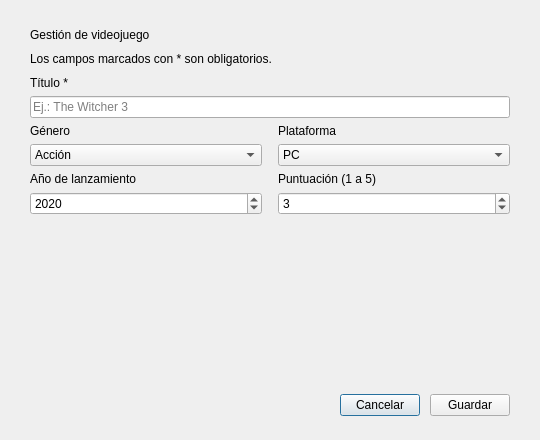
<?xml version="1.0" encoding="UTF-8"?>
<ui version="4.0">
 <class>Dialog</class>
 <widget class="QDialog" name="Dialog">
  <property name="geometry"><rect><x>0</x><y>0</y><width>540</width><height>440</height></rect></property>
  <property name="minimumSize"><size><width>480</width><height>420</height></size></property>
  <property name="windowTitle"><string>Videojuego</string></property>
  <layout class="QVBoxLayout" name="verticalLayout">
   <property name="spacing"><number>10</number></property>
   <property name="leftMargin"><number>30</number></property>
   <property name="topMargin"><number>28</number></property>
   <property name="rightMargin"><number>30</number></property>
   <property name="bottomMargin"><number>24</number></property>
   <item>
    <widget class="QLabel" name="lblTituloForm">
     <property name="text"><string>Gestión de videojuego</string></property>
    </widget>
   </item>
   <item>
    <widget class="QLabel" name="lblSubtituloForm">
     <property name="text"><string>Los campos marcados con * son obligatorios.</string></property>
    </widget>
   </item>
   <item>
    <layout class="QGridLayout" name="gridCampos">
     <property name="horizontalSpacing"><number>16</number></property>
     <property name="verticalSpacing"><number>6</number></property>
     <item row="0" column="0" colspan="2">
      <widget class="QLabel" name="label_titulo">
       <property name="text"><string>Título *</string></property>
       <property name="buddy"><cstring>txtTitulo</cstring></property>
      </widget>
     </item>
     <item row="1" column="0" colspan="2">
      <widget class="QLineEdit" name="txtTitulo">
       <property name="placeholderText"><string>Ej.: The Witcher 3</string></property>
      </widget>
     </item>
     <item row="2" column="0">
      <widget class="QLabel" name="label_genero">
       <property name="text"><string>Género</string></property>
       <property name="buddy"><cstring>txtGenero</cstring></property>
      </widget>
     </item>
     <item row="2" column="1">
      <widget class="QLabel" name="label_plataforma">
       <property name="text"><string>Plataforma</string></property>
       <property name="buddy"><cstring>txtPlataforma</cstring></property>
      </widget>
     </item>
     <item row="3" column="0">
      <widget class="QComboBox" name="txtGenero">
     <item><property name="text"><string>Acción</string></property></item>
     <item><property name="text"><string>RPG</string></property></item>
     <item><property name="text"><string>Aventura</string></property></item>
     <item><property name="text"><string>Estrategia</string></property></item>
     <item><property name="text"><string>Deportes</string></property></item>
      </widget>
     </item>
     <item row="3" column="1">
      <widget class="QComboBox" name="txtPlataforma">
     <item><property name="text"><string>PC</string></property></item>
     <item><property name="text"><string>PlayStation 5</string></property></item>
     <item><property name="text"><string>Nintendo Switch</string></property></item>
     <item><property name="text"><string>Xbox Series X</string></property></item>
      </widget>
     </item>
     <item row="4" column="0">
      <widget class="QLabel" name="label_anio">
       <property name="text"><string>Año de lanzamiento</string></property>
       <property name="buddy"><cstring>spinAnio</cstring></property>
      </widget>
     </item>
     <item row="4" column="1">
      <widget class="QLabel" name="label_puntuacion">
       <property name="text"><string>Puntuación (1 a 5)</string></property>
       <property name="buddy"><cstring>spinPuntuacion</cstring></property>
      </widget>
     </item>
     <item row="5" column="0">
      <widget class="QSpinBox" name="spinAnio">
       <property name="minimum"><number>1970</number></property>
       <property name="maximum"><number>2030</number></property>
       <property name="value"><number>2020</number></property>
      </widget>
     </item>
     <item row="5" column="1">
      <widget class="QSpinBox" name="spinPuntuacion">
       <property name="minimum"><number>1</number></property>
       <property name="maximum"><number>5</number></property>
       <property name="value"><number>3</number></property>
      </widget>
     </item>
    </layout>
   </item>
   <item>
    <spacer name="spacerForm">
     <property name="orientation"><enum>Qt::Vertical</enum></property>
     <property name="sizeHint" stdset="0"><size><width>20</width><height>20</height></size></property>
    </spacer>
   </item>
   <item>
    <layout class="QHBoxLayout" name="layoutBotones">
     <property name="spacing"><number>10</number></property>
     <item>
      <spacer name="spacerBotones">
       <property name="orientation"><enum>Qt::Horizontal</enum></property>
       <property name="sizeHint" stdset="0"><size><width>40</width><height>20</height></size></property>
      </spacer>
     </item>
     <item>
      <widget class="QPushButton" name="btnCancelar">
       <property name="text"><string>Cancelar</string></property>
      </widget>
     </item>
     <item>
      <widget class="QPushButton" name="btnGuardar">
       <property name="text"><string>Guardar</string></property>
      </widget>
     </item>
    </layout>
   </item>
  </layout>
 </widget>
 <tabstops>
  <tabstop>txtTitulo</tabstop>
  <tabstop>txtGenero</tabstop>
  <tabstop>txtPlataforma</tabstop>
  <tabstop>spinAnio</tabstop>
  <tabstop>spinPuntuacion</tabstop>
  <tabstop>btnGuardar</tabstop>
  <tabstop>btnCancelar</tabstop>
 </tabstops>
 <resources/>
 <connections/>
</ui>
